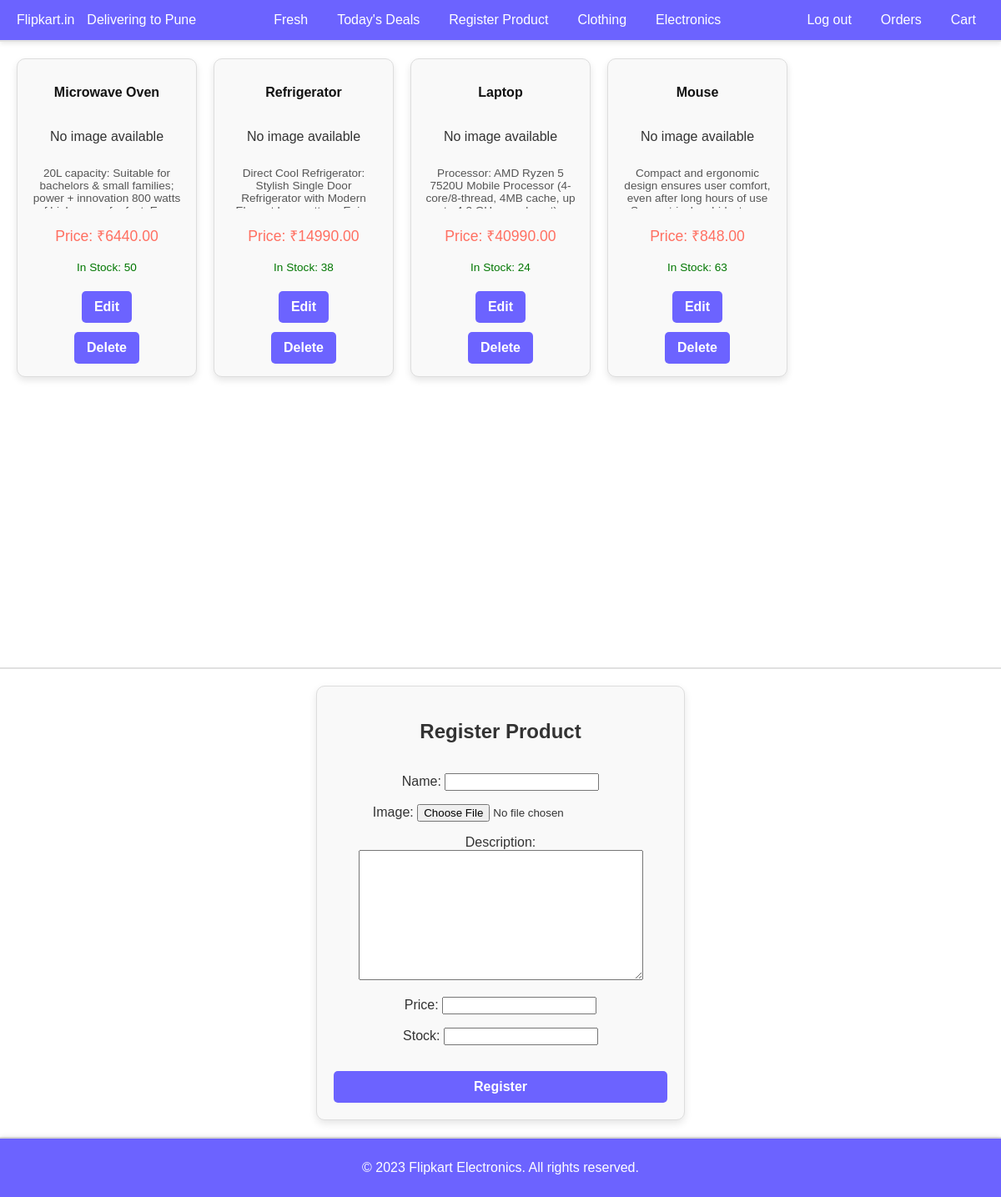
Page / (signed in) on the earlier database version.
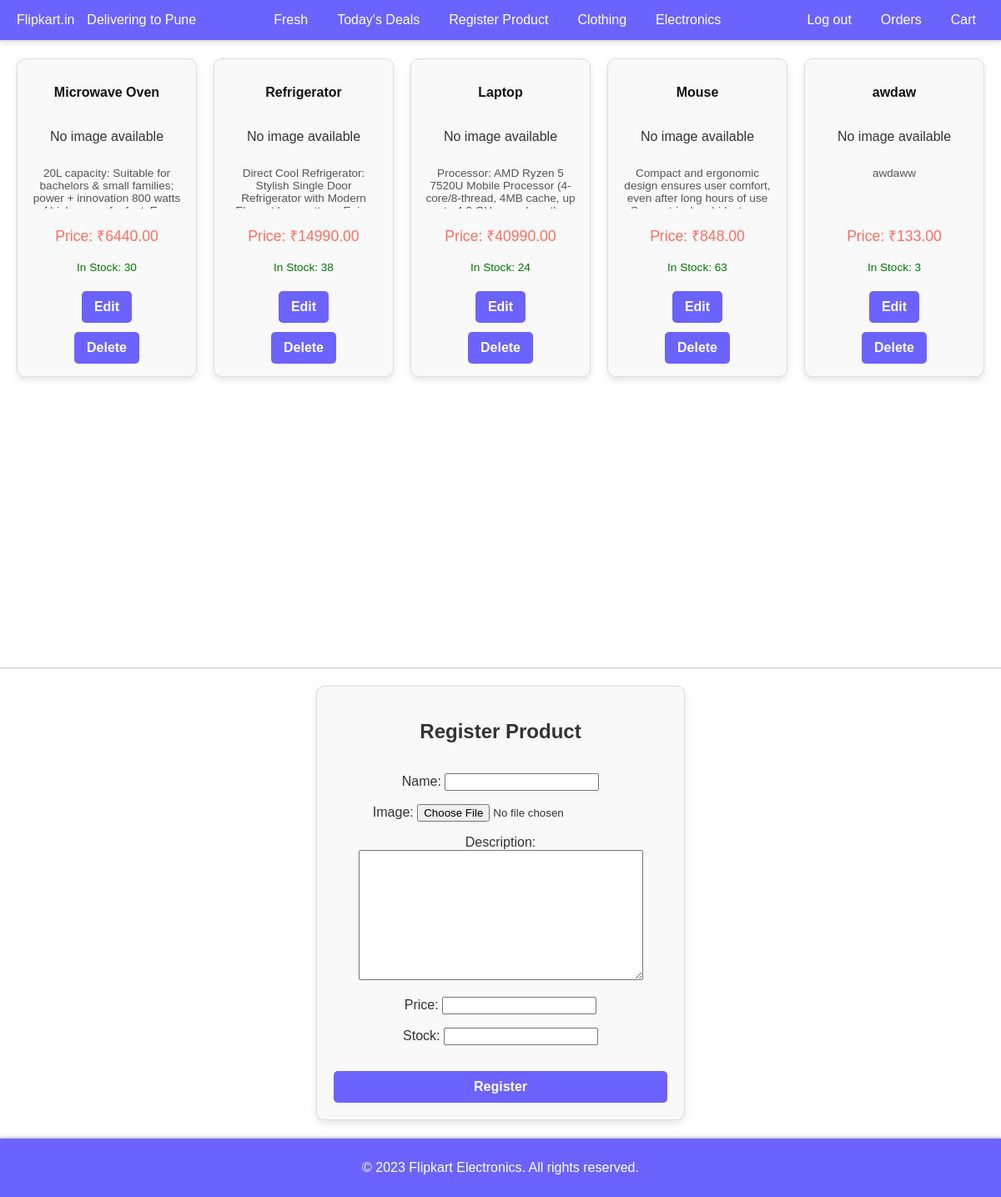
Same page on the later database version.
### Electronics/models.py (models this page shows, shortened)
class Product(models.Model):
    name = models.CharField(max_length=255, null=True, blank=True)
    image = models.ImageField(upload_to='images/', null=True, blank=True)
    description = models.TextField(null=True, blank=True)
    price = models.DecimalField(max_digits=10, decimal_places=2, null=True, blank=True)
    stock = models.IntegerField(null=True, blank=True)

### Electronics/views.py (the view)
# urls.py: path('', views.home, name='home'),  # Register the home view with the name 'home'
@login_required(login_url='login')  # Use the LOGIN_URL setting from settings.py
def home(request):
    prod = Product.objects.all()  # Fetch all products from the database
    fm = ProductForm()
    if request.method == 'POST':
        fm = ProductForm(request.POST, request.FILES)  # Bind the form with POST data and files
        if fm.is_valid():  # Validate the form data
            fm.save()
            return redirect('home')
    else:
        fm = ProductForm()
    return render(request, 'Electronics/home.html', {'prod': prod, 'fm': fm})  # Render the home.html template with the products context

### Electronics/forms.py
class ProductForm(forms.ModelForm):
    class Meta:
        model = Product
        fields = '__all__'

### Electronics/templates/Electronics/home.html (shortened to what this page needs)
<!DOCTYPE html>
<html lang="en">
<head>
  {% load static %}
  <link rel="stylesheet" href="{% static 'Electronics/styles.css' %}">
  <link rel="stylesheet" href="{% static 'Electronics/card.css' %}">
  <link rel="stylesheet" href="{% static 'Electronics/forms.css' %}">
</head>
<body>
  <div class="page-container">
    <header class="navbar">
      <div class="navbar-left">
        <div class="logo">Flipkart.in</div>
        <div class="location">Delivering to Pune</div>
      </div>
      <nav class="navbar-menu">
        <a href="#">Fresh</a>
        <a href="#">Today's Deals</a>
        <a href="#">Register Product</a>
        <a href="{% url 'Clothing:home' %}">Clothing</a>
                <a href="{% url 'Electronics:home' %}">Electronics</a>
      </nav>
      <div class="navbar-right">
        <a href="{% url 'logout' %}">Log out</a>
        <a href="#">Orders</a>
        <a href="#">Cart</a>
      </div>
    </header>
    <div class="divider"></div>
    <main class="product-grid">
      {% for pro in prod %}
      <div class="product-card">
        <h3 class="product-name">{{ pro.name }}</h3>
        {% if pro.image %}
        <img src="{{ pro.image.url }}" alt="{{ pro.name }}">
        {% else %}
        <p>No image available</p>
        {% endif %}
        <div class="product-description">{{ pro.description }}</div>
        <div class="product-price">Price: ₹{{ pro.price }}</div>
        <div class="delivery-info">
          {% if pro.stock > 0 %}
          In Stock: {{ pro.stock }}
          {% else %}
          Out of Stock
          {% endif %}
        </div>
        <a href="{% url 'Electronics:edit_product' pro.id %}" class="edit-button">Edit</a>
        <a href="{% url 'Electronics:delete_product' pro.id %}" class="edit-button delete-button">Delete</a>
      </div>
      {% endfor %}
    </main>
  </div>
   <div class="divider"></div>
  <section class="form-card">
    <h2>Register Product</h2>
    <form method="post" enctype="multipart/form-data">
      <div>
        {{ fm.as_p }}
      </div>
      <button type="submit" class="edit-button">Register</button>
    </form>
  </section>
  <div class="divider"></div>
  <footer class="footer">
    <p>&copy; 2023 Flipkart Electronics. All rights reserved.</p>
  </footer>
</body>
</html>

Differences in the rows shown:
changed Product "Microwave Oven": stock "50" → "30"
added Product: name "awdaw", shows "No image available", description "awdaww", price "133.00", stock "3"
